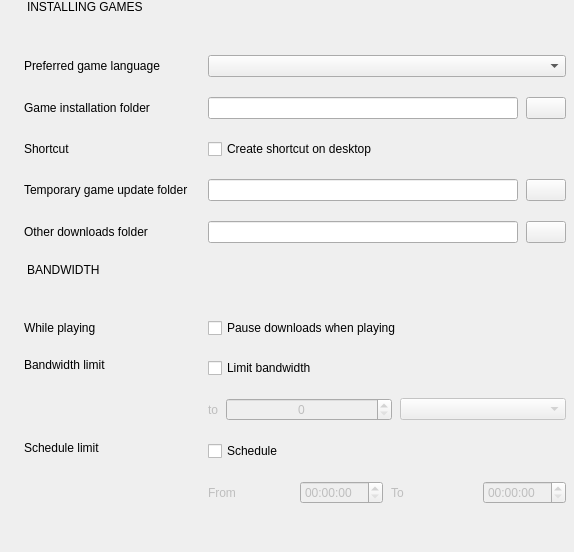
         <widget class="QWidget" name="installingPageScrollAreaContents">
          <property name="geometry">
           <rect>
            <x>0</x>
            <y>0</y>
            <width>574</width>
            <height>552</height>
           </rect>
          </property>
          <layout class="QGridLayout" name="gridLayout_2">
           <property name="leftMargin">
            <number>24</number>
           </property>
           <property name="topMargin">
            <number>0</number>
           </property>
           <property name="rightMargin">
            <number>8</number>
           </property>
           <property name="bottomMargin">
            <number>0</number>
           </property>
           <property name="spacing">
            <number>20</number>
           </property>
           <item row="14" column="1">
            <layout class="QHBoxLayout" name="scheduleLimitLayout">
             <property name="spacing">
              <number>8</number>
             </property>
             <item>
              <widget class="QLabel" name="scheduleLimitFromLabel">
               <property name="enabled">
                <bool>false</bool>
               </property>
               <property name="text">
                <string>From</string>
               </property>
              </widget>
             </item>
             <item>
              <widget class="QTimeEdit" name="scheduleLimitFromTimeEdit">
               <property name="enabled">
                <bool>false</bool>
               </property>
              </widget>
             </item>
             <item>
              <widget class="QLabel" name="scheduleLimitToLabel">
               <property name="enabled">
                <bool>false</bool>
               </property>
               <property name="text">
                <string>To</string>
               </property>
              </widget>
             </item>
             <item>
              <widget class="QTimeEdit" name="scheduleLimitToTimeEdit">
               <property name="enabled">
                <bool>false</bool>
               </property>
              </widget>
             </item>
            </layout>
           </item>
           <item row="15" column="0" colspan="2">
            <spacer name="installingPageSpacer">
             <property name="orientation">
              <enum>Qt::Vertical</enum>
             </property>
             <property name="sizeHint" stdset="0">
              <size>
               <width>0</width>
               <height>0</height>
              </size>
             </property>
            </spacer>
           </item>
           <item row="13" column="1">
            <widget class="QCheckBox" name="scheduleLimitCheckBox">
             <property name="text">
              <string>Schedule</string>
             </property>
            </widget>
           </item>
           <item row="0" column="0" colspan="2">
            <widget class="QLabel" name="installingPageHeaderLabel">
             <property name="styleSheet">
              <string notr="true">border-bottom: 1px solid black;
padding-bottom: 20px;</string>
             </property>
             <property name="text">
              <string>INSTALLING GAMES</string>
             </property>
            </widget>
           </item>
           <item row="5" column="1">
            <layout class="QHBoxLayout" name="temporaryUpdateLayout">
             <property name="spacing">
              <number>8</number>
             </property>
             <item>
              <widget class="QLineEdit" name="temporaryUpdateLineEdit">
               <property name="readOnly">
                <bool>true</bool>
               </property>
              </widget>
             </item>
             <item>
              <widget class="QPushButton" name="temporaryUpdateButton">
               <property name="sizePolicy">
                <sizepolicy hsizetype="Fixed" vsizetype="Fixed">
                 <horstretch>0</horstretch>
                 <verstretch>0</verstretch>
                </sizepolicy>
               </property>
               <property name="text">
                <string/>
               </property>
               <property name="icon">
                <iconset resource="../resources.qrc">
                 <normaloff>:/icons/ellipsis.svg</normaloff>:/icons/ellipsis.svg</iconset>
               </property>
              </widget>
             </item>
            </layout>
           </item>
           <item row="11" column="1">
            <widget class="QCheckBox" name="bandwidthLimitCheckBox">
             <property name="text">
              <string>Limit bandwidth</string>
             </property>
            </widget>
           </item>
           <item row="4" column="0">
            <widget class="QLabel" name="shortcutLabel">
             <property name="text">
              <string>Shortcut</string>
             </property>
            </widget>
           </item>
           <item row="11" column="0" rowspan="2">
            <widget class="QLabel" name="bandwidthLimitLabel">
             <property name="text">
              <string>Bandwidth limit</string>
             </property>
             <property name="alignment">
              <set>Qt::AlignLeading|Qt::AlignLeft|Qt::AlignTop</set>
             </property>
            </widget>
           </item>
           <item row="1" column="0">
            <widget class="QLabel" name="preferredLanguageLabel">
             <property name="text">
              <string>Preferred game language</string>
             </property>
            </widget>
           </item>
           <item row="4" column="1">
            <widget class="QCheckBox" name="shortcutCheckBox">
             <property name="text">
              <string>Create shortcut on desktop</string>
             </property>
            </widget>
           </item>
           <item row="10" column="1">
            <widget class="QCheckBox" name="pauseDownloadsCheckBox">
             <property name="text">
              <string>Pause downloads when playing</string>
             </property>
            </widget>
           </item>
           <item row="5" column="0">
            <widget class="QLabel" name="temporaryUpdateFolderLabel">
             <property name="text">
              <string>Temporary game update folder</string>
             </property>
            </widget>
           </item>
           <item row="9" column="0" colspan="2">
            <widget class="QLabel" name="bandwidthLabel">
             <property name="styleSheet">
              <string notr="true">border-bottom: 1px solid black;
padding-bottom: 20px;</string>
             </property>
             <property name="text">
              <string>BANDWIDTH</string>
             </property>
            </widget>
           </item>
           <item row="7" column="0">
            <widget class="QLabel" name="downloadsFolderLabel">
             <property name="text">
              <string>Other downloads folder</string>
             </property>
            </widget>
           </item>
           <item row="2" column="0">
            <widget class="QLabel" name="installationFolderLabel">
             <property name="text">
              <string>Game installation folder</string>
             </property>
            </widget>
           </item>
           <item row="10" column="0">
            <widget class="QLabel" name="pauseDownloadsLabel">
             <property name="text">
              <string>While playing</string>
             </property>
            </widget>
           </item>
           <item row="13" column="0" rowspan="2">
            <widget class="QLabel" name="scheduleLimitLabel">
             <property name="text">
              <string>Schedule limit</string>
             </property>
             <property name="alignment">
              <set>Qt::AlignLeading|Qt::AlignLeft|Qt::AlignTop</set>
             </property>
            </widget>
           </item>
           <item row="1" column="1">
            <widget class="QComboBox" name="preferredLanguageComboBox"/>
           </item>
           <item row="12" column="1">
            <layout class="QHBoxLayout" name="bandwidthLimitLayout">
             <property name="spacing">
              <number>8</number>
             </property>
             <item>
              <widget class="QLabel" name="bandwidthLimitToLabel">
               <property name="enabled">
                <bool>false</bool>
               </property>
               <property name="sizePolicy">
                <sizepolicy hsizetype="Fixed" vsizetype="Preferred">
                 <horstretch>0</horstretch>
                 <verstretch>0</verstretch>
                </sizepolicy>
               </property>
               <property name="text">
                <string>to</string>
               </property>
              </widget>
             </item>
             <item>
              <widget class="QSpinBox" name="bandwidthLimitSpinBox">
               <property name="enabled">
                <bool>false</bool>
               </property>
               <property name="alignment">
                <set>Qt::AlignCenter</set>
               </property>
              </widget>
             </item>
             <item>
              <widget class="QComboBox" name="bandwidthLimitComboBox">
               <property name="enabled">
                <bool>false</bool>
               </property>
              </widget>
             </item>
            </layout>
           </item>
           <item row="2" column="1">
            <layout class="QHBoxLayout" name="installationFolderLayout">
             <property name="spacing">
              <number>8</number>
             </property>
             <item>
              <widget class="QLineEdit" name="installationFolderLineEdit">
               <property name="readOnly">
                <bool>true</bool>
               </property>
              </widget>
             </item>
             <item>
              <widget class="QPushButton" name="installationFolderButton">
               <property name="text">
                <string/>
               </property>
               <property name="icon">
                <iconset resource="../resources.qrc">
                 <normaloff>:/icons/ellipsis.svg</normaloff>:/icons/ellipsis.svg</iconset>
               </property>
              </widget>
             </item>
            </layout>
           </item>
           <item row="7" column="1">
            <layout class="QHBoxLayout" name="downloadsFolderLayout">
             <property name="spacing">
              <number>8</number>
             </property>
             <item>
              <widget class="QLineEdit" name="downloadsFolderLineEdit">
               <property name="readOnly">
                <bool>true</bool>
               </property>
              </widget>
             </item>
             <item>
              <widget class="QPushButton" name="downloadsFolderButton">
               <property name="sizePolicy">
                <sizepolicy hsizetype="Fixed" vsizetype="Fixed">
                 <horstretch>0</horstretch>
                 <verstretch>0</verstretch>
                </sizepolicy>
               </property>
               <property name="text">
                <string/>
               </property>
               <property name="icon">
                <iconset resource="../resources.qrc">
                 <normaloff>:/icons/ellipsis.svg</normaloff>:/icons/ellipsis.svg</iconset>
               </property>
              </widget>
             </item>
            </layout>
           </item>
          </layout>
         </widget>
